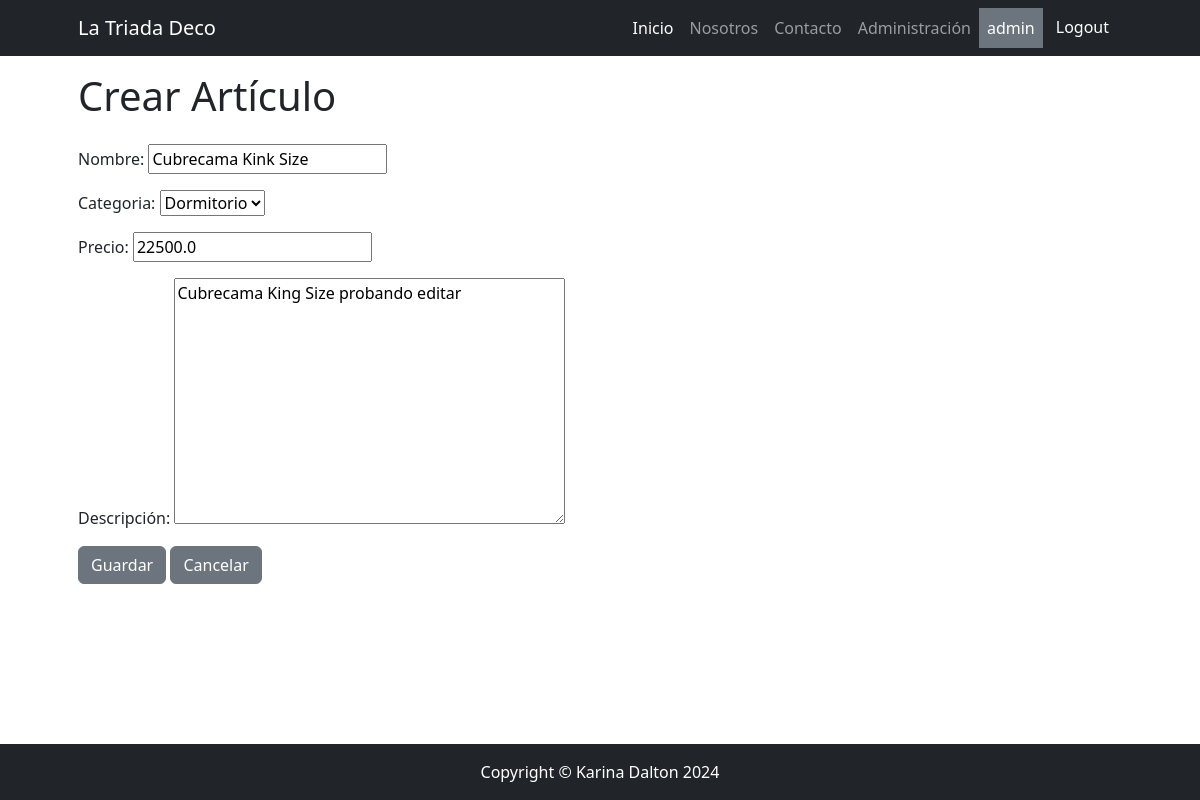
/catalogo/producto/update/1/ (signed in), run on an earlier commit of the app's database.
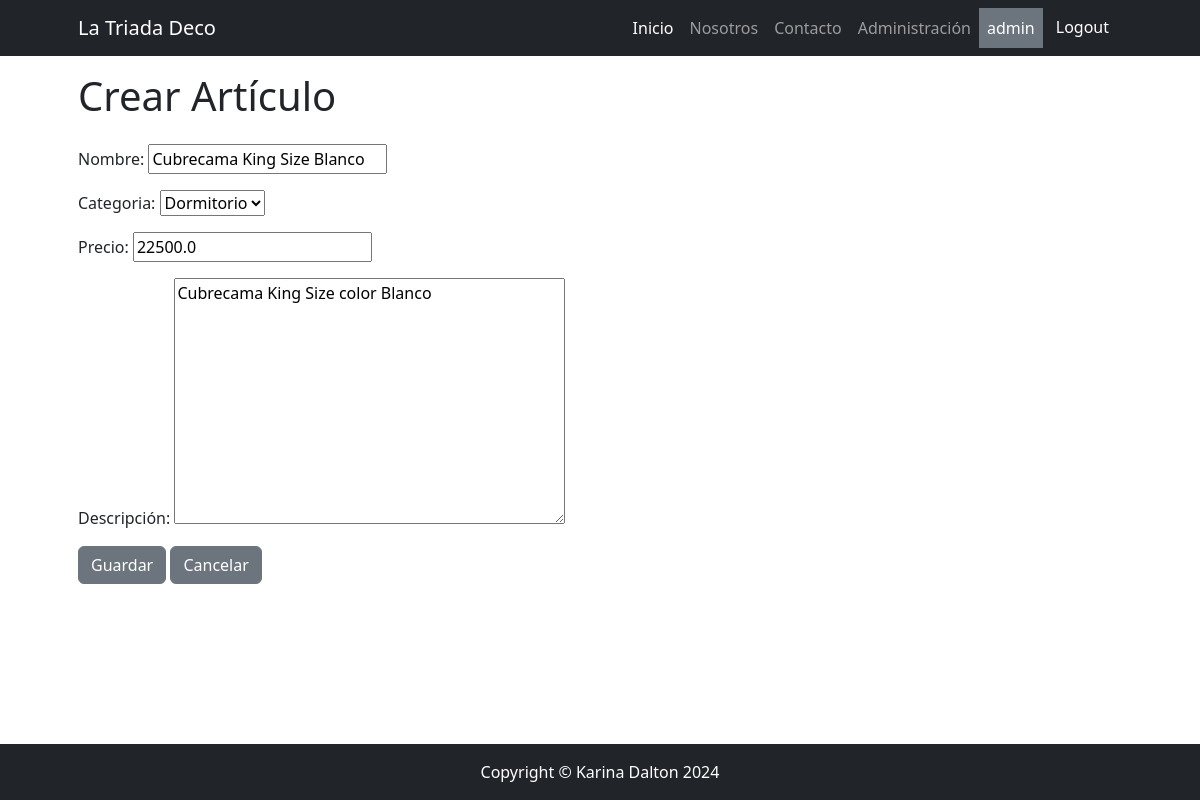
And on a later commit of the database.
### apps/catalogo/models.py (models this page shows, shortened)
class Producto(models.Model):
    nombre = models.CharField(max_length=150)
    categoria = models.ForeignKey(
        Categoria, null=True, blank=True, on_delete=models.SET_NULL)
    precio = models.FloatField()
    fecha_creacion = models.DateField(
        default=timezone.now, editable=False, verbose_name="fecha de creación")
    descripcion = models.TextField(
        null=True, blank=True, verbose_name="descripción")
    class Meta:
        verbose_name = "producto"
        verbose_name_plural = "productos"

class Categoria(models.Model):
    nombre = models.CharField(max_length=100)
    def __str__(self):
        return f"{self.nombre}"

### apps/catalogo/views.py (the view)
class ProductoUpdate(LoginRequiredMixin, UpdateView):
    model = Producto
    form_class = ProductoForm
    success_url = reverse_lazy("catalogo:producto_list")

### apps/catalogo/forms.py
class ProductoForm(forms.ModelForm):
    class Meta:
        model = models.Producto
        fields = "__all__"

### apps/catalogo/templates/catalogo/producto_form.html (shortened to what this page needs)
{% extends 'core/base.html' %}
{% block content_title %}
Crear Artículo
{% endblock content_title %}
{% block content %}
<form method="post">
    {{ form.as_p }}
    <button type="submit" class="btn btn-secondary">Guardar</button>
    <a href="{% url 'catalogo:categoria_list' %}" class="btn btn-secondary">Cancelar</a>
</form>
{% endblock content %}

What changed in the data, as far as the page shows it:
changed Producto "Dormitorio": nombre "Cubrecama Kink Size" → "Cubrecama King Size Blanco"; descripcion "Cubrecama King Size probando editar" → "Cubrecama King Size color Blanco"
